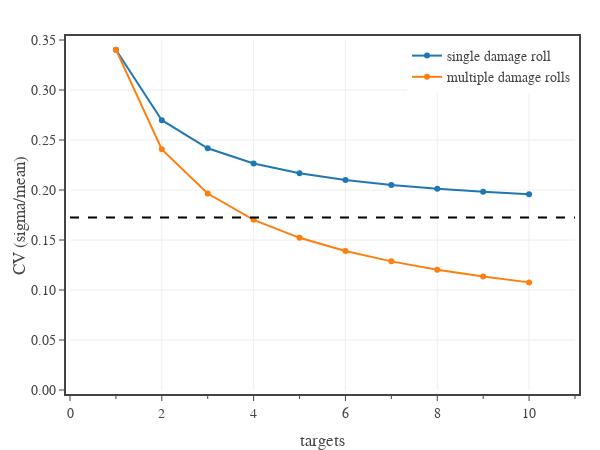

The notebook cell this image was saved under:
### Code cell
# analytic solution to variance of saving throws with multiple targets (analytic)

def save_mean(f_state, s_state, n_targets=1):
    return n_targets*(f_state['probability']*f_state['mean'] 
            + s_state['probability']*s_state['mean'])

def save_variance(f_state, s_state, n_targets=1):
    mean = save_mean(f_state, s_state, 1)
    var = (   f_state['probability']*f_state['sigma']**2 
            + s_state['probability']*s_state['sigma']**2
            + f_state['probability']*f_state['mean']**2 
            + s_state['probability']*s_state['mean']**2
            - mean**2)
    
    cov = (f_state['probability']*f_state['sigma'] + s_state['probability']*s_state['sigma'])**2
    
    return n_targets*var + n_targets*(n_targets - 1)*cov

def save_sigma(f_state, s_state, n_targets=1):
    return np.sqrt(save_variance(f_state, s_state, n_targets))

m_save = 0.5

fail_state = {
    'probability': 0.65,
    'damage': '8d6',
    'mean': 8*3.5,
    'sigma': np.sqrt(8*(6**2 - 1)/12),
}

save_state = {
    'probability': 1 - fail_state['probability'],
    'damage': '0',
    'mean': m_save*fail_state['mean'],
    'sigma': m_save*fail_state['sigma'],
}

print(fail_state['sigma']/fail_state['mean'])
# create figure
fig = go.Figure(
    layout=go.Layout(
        template=tfb.FIG_TEMPLATE,
        margin=dict(l=70, r=25, b=60, t=40, pad=4),
        xaxis=dict(
            title_text='targets',
            tick0=0, dtick=2,
            minor=dict(tick0=0, dtick=1),
            range=[0,11],
        ),
        yaxis=dict(
            title_text='CV (sigma/mean)',
            tickformat='.2f',
            range=[0,0.35],
        ),
        legend=dict(
            xanchor='right', yanchor='top',
            x=1.00, y=1.00,
            orientation='v',
            tracegroupgap=0,
        )
    )
)

# single damage roll
targets = list(range(1, 11))
cv = [save_sigma(fail_state, save_state, n)/save_mean(fail_state, save_state, n) for n in targets]
fig.add_trace(go.Scatter(
    x=targets, 
    y=cv,
    name=f'single damage roll',
    mode='lines+markers',
    hovertemplate=
        f'<b>spell</b><br>'+
        'targets %{x:.0f}<br>'+
        'CV total %{y:.4f}<extra></extra>'
))

# multiple damage rolls
targets = list(range(1, 11))
cv = [(save_sigma(fail_state, save_state, 1)/save_mean(fail_state, save_state, 1))/np.sqrt(n) for n in targets]
fig.add_trace(go.Scatter(
    x=targets, 
    y=cv,
    name=f'multiple damage rolls',
    mode='lines+markers',
    hovertemplate=
        f'<b>spell</b><br>'+
        'targets %{x:.0f}<br>'+
        'CV total %{y:.4f}<extra></extra>'
))

fig.add_trace(go.Scatter(
    x=[0,11], 
    y=2*[fail_state['sigma']/fail_state['mean']],
    showlegend=False,
    mode='lines',
    line=dict(color='black', dash='dash'),
    hoverinfo='skip',
))

# show figure
fig.update_layout(width=600, height=450, barmode='group')
fig.show(config=tfb.FIG_CONFIG)

# save figures
if SAVEFIGS:
    fig.update_layout(autosize=True, width=None, height=None)
    tfb.save_fig_html(fig, format='large', name=f'./fig-multi-target-save-cv-large')
    tfb.save_fig_html(fig, format='small', name=f'./fig-multi-target-save-cv-small', style='aspect-ratio:600/500')

### Figure 1 — Plotly figure (JSON) as saved in the notebook; plotly's stock layout.template omitted (floating-point values rounded to 4 significant figures)
{"data": [{"hovertemplate": "<b>spell</b><br>targets %{x:.0f}<br>CV total %{y:.4f}<extra></extra>", "mode": "lines+markers", "name": "single damage roll", "type": "scatter", "x": [1, 2, 3, 4, 5, 6, 7, 8, 9, 10], "y": [0.3403, 0.2698, 0.2418, 0.2264, 0.2167, 0.21, 0.2051, 0.2013, 0.1983, 0.1959]}, {"hovertemplate": "<b>spell</b><br>targets %{x:.0f}<br>CV total %{y:.4f}<extra></extra>", "mode": "lines+markers", "name": "multiple damage rolls", "type": "scatter", "x": [1, 2, 3, 4, 5, 6, 7, 8, 9, 10], "y": [0.3403, 0.2406, 0.1965, 0.1702, 0.1522, 0.1389, 0.1286, 0.1203, 0.1134, 0.1076]}, {"hoverinfo": "skip", "line": {"color": "black", "dash": "dash"}, "mode": "lines", "showlegend": false, "type": "scatter", "x": [0, 11], "y": [0.1725, 0.1725]}], "layout": {"barmode": "group", "height": 450, "legend": {"orientation": "v", "tracegroupgap": 0, "x": 1, "xanchor": "right", "y": 1, "yanchor": "top"}, "margin": {"b": 60, "l": 70, "pad": 4, "r": 25, "t": 40}, "width": 600, "xaxis": {"dtick": 2, "minor": {"dtick": 1, "tick0": 0}, "range": [0, 11], "tick0": 0, "title": {"text": "targets"}}, "yaxis": {"range": [0, 0.35], "tickformat": ".2f", "title": {"text": "CV (sigma/mean)"}}}}
